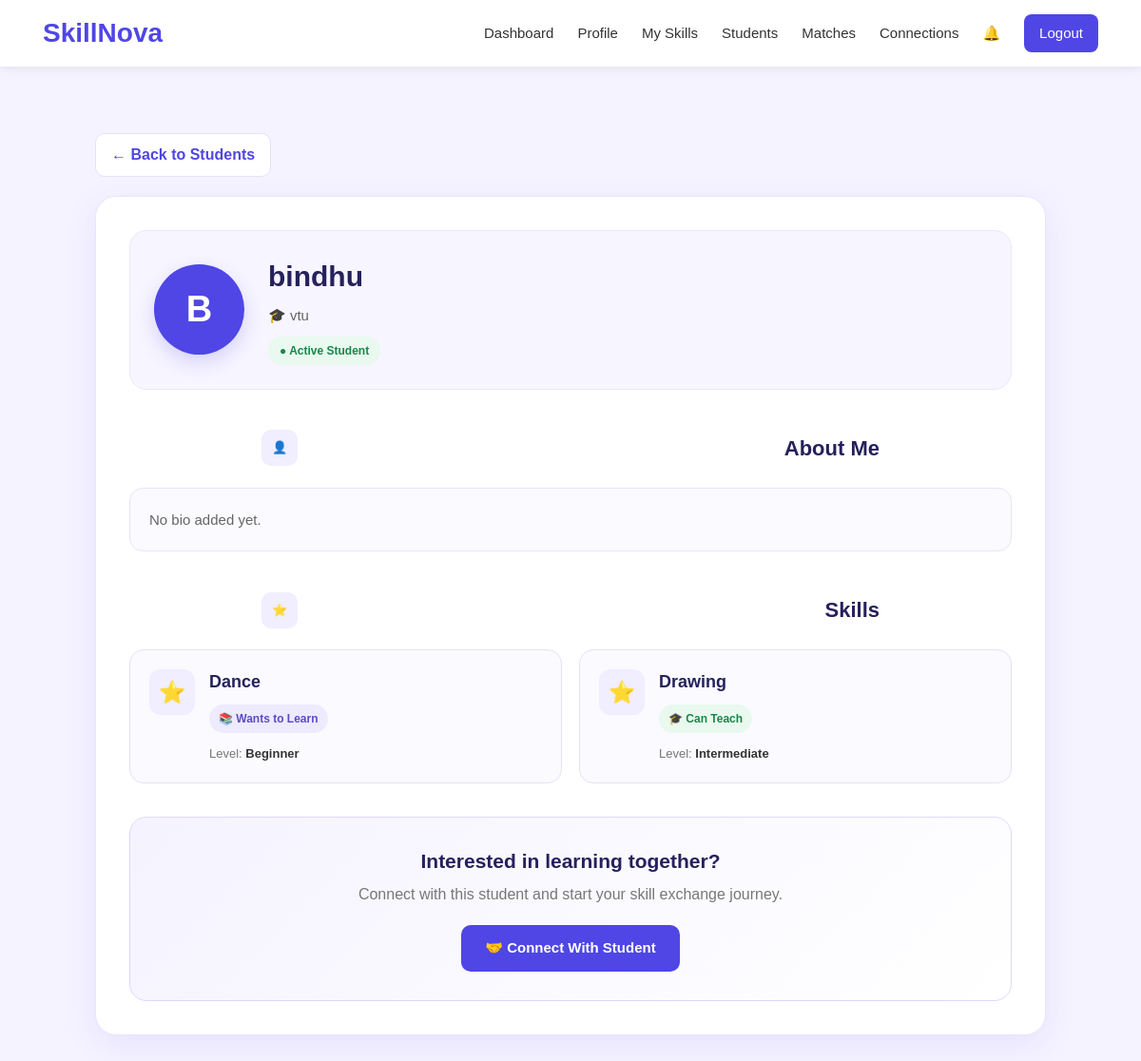
Page /student_profile/9 (signed in) on the committed database.
### tables this page shows
CREATE TABLE students (
            id INTEGER PRIMARY KEY AUTOINCREMENT,
            full_name TEXT NOT NULL,
            email TEXT UNIQUE NOT NULL,
            password TEXT NOT NULL,
            college TEXT,
            bio TEXT
        );

CREATE TABLE skills (
            id INTEGER PRIMARY KEY AUTOINCREMENT,
            student_id INTEGER,
            skill_name TEXT,
            skill_type TEXT,
            level TEXT
        );

### app.py (the view)
@app.route("/student_profile/<int:student_id>")
def student_profile(student_id):
    if "student_id" not in session:
        return redirect(url_for("login"))
    current_student_id = session["student_id"]
    conn = get_db()
    student = conn.execute("""
        SELECT *
        FROM students
        WHERE id = ?
    """, (
        student_id,
    )).fetchone()
    if not student:
        conn.close()
        return redirect(url_for("students"))
    student_skills = conn.execute("""
        SELECT *
        FROM skills
        WHERE student_id = ?
        ORDER BY id DESC
    """, (
        student_id,
    )).fetchall()
    connection = conn.execute("""
        SELECT *
        FROM connections
        WHERE
        (sender_id = ? AND receiver_id = ?)
        OR
        (sender_id = ? AND receiver_id = ?)
        ORDER BY id DESC
        LIMIT 1
    """, (
        current_student_id,
        student_id,
        student_id,
        current_student_id
    )).fetchone()
    conn.close()
    connection_status = None
    if connection:
        connection_status = connection["status"]
    return render_template(
        "student_profile.html",
        student=student,
        skills=student_skills,
        connection_status=connection_status
    )

### app.py (called while the page is built)
def get_db():
    conn = sqlite3.connect(DATABASE)
    conn.row_factory = sqlite3.Row
    return conn

### templates/student_profile.html (shortened to what this page needs)
{% extends "base.html" %}
{% block content %}
<main class="public-profile-page">
    <a href="/students" class="back-button">
        ← Back to Students
    </a>
    <section class="public-profile-card">
        <div class="public-profile-header">
            <div class="large-student-avatar">
                {{ student["full_name"][0] | upper }}
            </div>
            <div class="profile-header-info">
                <h1>
                    {{ student["full_name"] }}
                </h1>
                <p>
                    🎓 {{ student["college"] or "College not added" }}
                </p>
                <span class="profile-status">
                    ● Active Student
                </span>
            </div>
        </div>
        <div class="public-profile-section">
            <div class="section-heading">
                <span class="section-icon">👤</span>
                <h2>
                    About Me
                </h2>
            </div>
            <div class="about-box">
                <p>
                    {{ student["bio"] or "No bio added yet." }}
                </p>
            </div>
        </div>
        <div class="public-profile-section">
            <div class="section-heading">
                <span class="section-icon">⭐</span>
                <h2>
                    Skills
                </h2>
            </div>
            {% if skills %}
            <div class="public-skill-grid">
                {% for skill in skills %}
                <div class="public-skill-card">
                    <div class="public-skill-icon">
                        ⭐
                    </div>
                    <div class="public-skill-content">
                        <h3>
                            {{ skill["skill_name"] }}
                        </h3>
                        {% if skill["skill_type"] == "Can Teach" %}
                        <span class="teach-badge">
                            🎓 Can Teach
                        </span>
                        {% else %}
                        <span class="learn-badge">
                            📚 Wants to Learn
                        </span>
                        {% endif %}
                        <p class="public-skill-level">
                            Level:
                            <strong>
                                {{ skill["level"] }}
                            </strong>
                        </p>
                    </div>
                </div>
                {% endfor %}
            </div>
            {% endif %}
        </div>
        <div class="connect-section">
            <h2>
                Interested in learning together?
            </h2>
            <p>
                Connect with this student and start
                your skill exchange journey.
            </p>
            <a
                href="/connect/{{ student['id'] }}"
                class="big-connect-button">
                🤝 Connect With Student
            </a>
        </div>
    </section>
</main>
{% endblock %}

### static/css/style.css (style rules this page uses)
* { margin: 0; padding: 0; box-sizing: border-box; }
html { scroll-behavior: smooth; }
body { font-family: Arial, Helvetica, sans-serif; background: #f5f3ff; color: #222; line-height: 1.5; }
a { text-decoration: none; color: inherit; }
.section-heading { text-align: center; max-width: 650px; margin: 0 auto 45px; }
.section-heading > span { color: #4f46e5; font-size: 13px; font-weight: bold; }
.section-heading h2 { font-size: 38px; color: #25215c; margin: 10px 0; }
.teach-badge, .learn-badge { display: inline-block; padding: 7px 12px; border-radius: 20px; font-size: 13px; font-weight: 600; }
.teach-badge { background: #e9f9ef; color: #18864b; }
.learn-badge { background: #eeeaff; color: #5b4bc4; }
.public-profile-page { max-width: 1050px; margin: 0 auto; padding: 35px 25px 60px; }
.back-button { display: inline-flex; align-items: center; margin-bottom: 20px; padding: 10px 16px; background: #ffffff; color: #4f46e5; text-decoration: none; font-weight: 600; border-radius: 10px; border: 1px solid #e5e2f7; transition: 0.3s; }
.public-profile-card { background: #ffffff; border-radius: 22px; padding: 35px; border: 1px solid #e8e5ff; box-shadow: 0 10px 35px rgba(79, 70, 229, 0.09); }
.public-profile-header { display: flex; align-items: center; gap: 25px; padding: 25px; background: #f7f5ff; border-radius: 18px; border: 1px solid #ebe8ff; margin-bottom: 35px; }
.large-student-avatar { width: 95px; height: 95px; flex-shrink: 0; display: flex; align-items: center; justify-content: center; border-radius: 50%; background: #4f46e5; color: #ffffff; font-size: 38px; font-weight: 700; box-shadow: 0 8px 20px rgba(79, 70, 229, 0.20); }
.profile-header-info h1 { color: #25215c; font-size: 30px; margin-bottom: 8px; }
.profile-header-info p { color: #666; margin-bottom: 12px; font-size: 15px; }
.profile-status { display: inline-block; padding: 6px 12px; border-radius: 20px; background: #e9f9ef; color: #18864b; font-size: 13px; font-weight: 600; }
.public-profile-section { margin-bottom: 35px; }
.section-heading { display: flex; align-items: center; gap: 10px; margin-bottom: 15px; }
.section-heading h2 { color: #25215c; font-size: 22px; }
.section-icon { width: 38px; height: 38px; display: flex; align-items: center; justify-content: center; background: #f0eeff; border-radius: 10px; font-size: 19px; }
.about-box { padding: 20px; background: #fafaff; border: 1px solid #e8e5f7; border-radius: 14px; }
.about-box p { color: #666; line-height: 1.7; font-size: 15px; }
.public-skill-grid { display: grid; grid-template-columns: repeat(auto-fit, minmax(240px, 1fr)); gap: 18px; }
.public-skill-card { display: flex; align-items: flex-start; gap: 15px; padding: 20px; background: #fafaff; border: 1px solid #e5e2f7; border-radius: 15px; transition: 0.3s; }
.public-skill-icon { width: 48px; height: 48px; flex-shrink: 0; display: flex; align-items: center; justify-content: center; background: #f0eeff; border-radius: 12px; font-size: 23px; }
.public-skill-content h3 { color: #25215c; font-size: 18px; margin-bottom: 10px; text-transform: capitalize; }
.public-skill-card .teach-badge, .public-skill-card .learn-badge { display: inline-block; padding: 6px 10px; border-radius: 20px; font-size: 12px; font-weight: 600; }
.public-skill-card .teach-badge { background: #e9f9ef; color: #18864b; }
.public-skill-card .learn-badge { background: #eeeaff; color: #5b4bc4; }
.public-skill-level { margin-top: 12px; color: #777; font-size: 13px; }
.public-skill-level strong { color: #333; }
.connect-section { text-align: center; margin-top: 10px; padding: 30px; background: linear-gradient( 135deg, #f5f3ff, #ffffff ); border: 1px solid #ddd8ff; border-radius: 18px; }
.connect-section h2 { color: #25215c; font-size: 21px; margin-bottom: 8px; }
.connect-section p { color: #777; margin-bottom: 20px; line-height: 1.5; }
.big-connect-button { display: inline-flex; align-items: center; justify-content: center; padding: 13px 25px; background: #4f46e5; color: #ffffff; text-decoration: none; border-radius: 10px; font-weight: 600; font-size: 15px; transition: 0.3s; }
.profile-header-info p { color: #666; margin-bottom: 10px; }
.profile-status { display: inline-block; padding: 6px 12px; border-radius: 20px; background: #e9f9ef; color: #18864b; font-size: 12px; font-weight: 600; }
.section-heading { display: flex; justify-content: space-between; align-items: center; }

### rows in the picture
students: full_name "B", full_name "bindhu", college "vtu"
skills: skill_name "Dance", skill_type "📚 Wants to Learn", level "Beginner"
skills: skill_name "Drawing", skill_type "🎓 Can Teach", level "Intermediate"

### other values in the picture
{{ student["bio"] or "No bio added yet." }} "No bio added yet."
